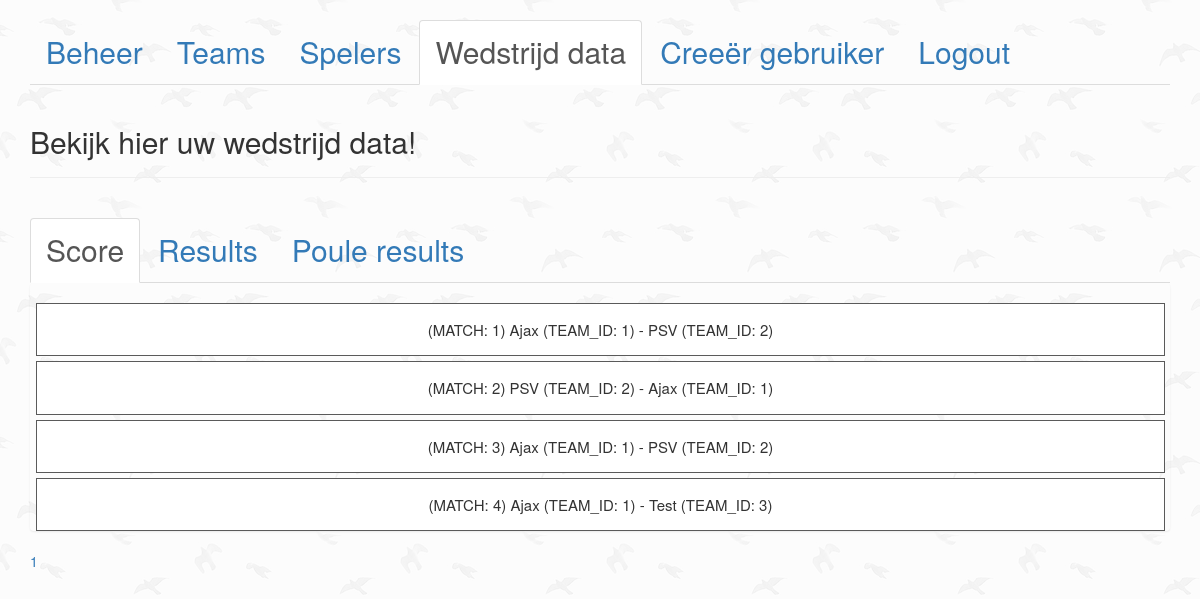
The page /public/createGame.php (signed in) on the database as committed earlier.
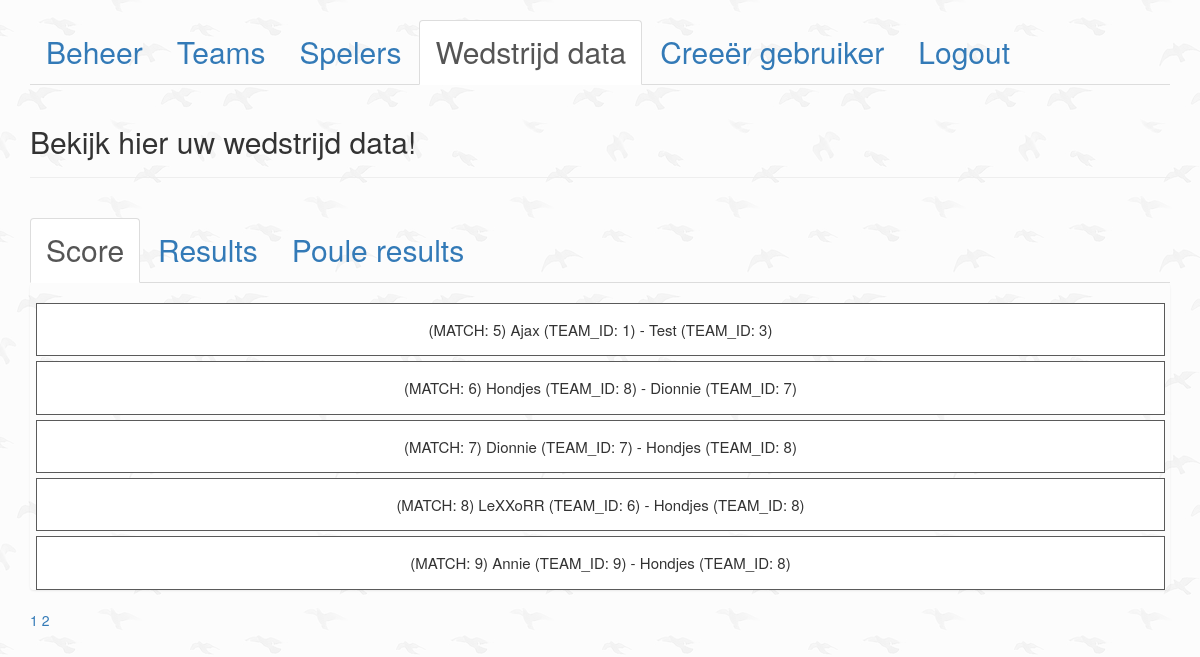
The same page on the database as committed later.
### tables this page shows
CREATE TABLE `tbl_matches` (
  `id` int(10) UNSIGNED NOT NULL,
  `team_id_a` int(10) UNSIGNED NOT NULL,
  `team_id_b` int(10) UNSIGNED NOT NULL,
  `score_team_a` int(10) UNSIGNED DEFAULT '0',
  `score_team_b` int(10) UNSIGNED DEFAULT '0',
  `isPlayed` tinyint(1) NOT NULL DEFAULT '0',
  `start_time` datetime NOT NULL
);

CREATE TABLE `tbl_teams` (
  `id` int(11) UNSIGNED NOT NULL,
  `poule_id` int(11) NOT NULL,
  `name` varchar(255) NOT NULL,
  `points` int(3) DEFAULT '0',
  `created_at` datetime NOT NULL DEFAULT CURRENT_TIMESTAMP,
  `deleted_at` datetime DEFAULT NULL
);

### public/createGame.php (the view, shortened to what this page needs)
<?php
require ('../app/database.php');
require ('header.php');
?>
    <ul class="nav nav-tabs">
        <li role="presentation"><a href="beheer.php">Beheer</a></li>
        <li role="presentation"><a href="createTeam.php">Teams</a></li>
        <li role="presentation"><a href="createPlayer.php">Spelers</a></li>
        <li role="presentation" class="active"><a href="createGame.php">Wedstrijd data</a></li>
        <?php
        if ( $_SESSION['adminLevel'] == "2" ) {
            echo "
                        <li role=\"presentation\"><a href=\"createUser.php\">Creeër gebruiker</a></li>
                ";
        }
        ?>
        <li role="presentation"><a href="logout.php">Logout</a></li>
    </ul>
    <header class="page-header">
        <h2>Bekijk hier uw wedstrijd data!</h2>
    </header>
    <ul class="nav nav-tabs" id="filter" role="tablist">
        <li role="presentation" class="active">
            <a href="#score" id="score-tab" role="tab" data-toggle="tab" aria-controls="score" aria-expanded="true">Score</a>
        </li>
        <li role="presentation" class="">
            <a href="#results" role="tab" id="results-tab" data-toggle="tab" aria-controls="results" aria-expanded="false">Results</a>
        </li>
        <li role="presentation" class="">
            <a href="#poule-results" role="tab" id="poule-results-tab" data-toggle="tab" aria-controls="poule-results" aria-expanded="false">Poule results</a>
        </li>
    </ul>
    <div class="tab-content" id="tab-content">
        <div class="tab-pane active" id="score">
            <?php
            $page = isset($_GET['page'])?(int)$_GET['page'] : 1;
            $perPage = isset($_GET['per-page'])&& $_GET['per-page'] <=8 ?(int)$_GET['per-page'] : 8;
            $start = ($page > 1) ? ($page * $perPage) - $perPage : 0;
            $matches = $db_conn->prepare ("SELECT SQL_CALC_FOUND_ROWS * FROM tbl_matches WHERE isPlayed = FALSE LIMIT {$start},{$perPage}");
            $matches->execute();
            $matches = $matches->fetchAll(PDO::FETCH_ASSOC);
            $teams = $db_conn->prepare ("SELECT * FROM tbl_teams");
            $teams->execute();
            $teams = $teams->fetchAll(PDO::FETCH_ASSOC);
            $total = $db_conn->query("SELECT FOUND_ROWS() as total")->fetch()['total'];
            $pages = ceil($total /$perPage);
            ?>
            <ul class="list-group">
                <?php
                    foreach ($matches as $match)
                    {
                        $id = $match['id'];
                        $team_id_a = $match['team_id_a'];
                        $team_id_b = $match['team_id_b'];
                        foreach ($teams as $team) {
                            if ($team_id_a == $team['id']) {
                                $name_team_a    = $team['name'];
                                $id_team_a      = $team['id'];
                            }
                            else if ($team_id_b == $team['id'])
                            {
                                $name_team_b = $team['name'];
                                $id_team_b = $team['id'];
                            }
                            else
                            {
                                if (!isset($name_team_a) && !isset($id_team_a)) {
                                    $name_team_a    = "ERROR";
                                    $id_team_a      = "-1";
                                }
                                else if (!isset($name_team_b) && !isset($id_team_b)) {
                                    $name_team_b    = "ERROR";
                                    $id_team_b      = "-1";
                                }
                            }
                        }
                        echo "<ul class=\"agenda-item\">
                                  <form action=\"adjust_game.php\" method=\"GET\">
                                      <input type=\"hidden\" name=\"adjust\" value=\"{$match['id']}\">
                                      <input class=\"adjust\" type=\"submit\" value=\"adjust\">
                                         </form>
                                      <li>
                                        (MATCH: $id) $name_team_a (TEAM_ID: $id_team_a) - $name_team_b (TEAM_ID: $id_team_b)
                                      </li>
                                  </form>
                              </ul>";
                    }
                ?>
            </ul>
            <div class="pagenation">
                <?php  for ($x =1; $x <= $pages; $x++) :?>
                    <a href="?page=<?php echo $x; ?>&per-page=<?php echo $perPage ?>"><?php  echo $x; ?></a>
                <?php endfor; ?>
            </div>
        </div>
</div>
<?php
 require ('footer.php');
?>

Rows that differ between the two databases and show on the page:
no longer on this page (row edited): tbl_matches: id "1", team_id_a.name "Ajax", team_id_a "1", team_id_b.name "PSV", team_id_b "2"
no longer on this page (row edited): tbl_matches: id "2", team_id_a.name "PSV", team_id_a "2", team_id_b.name "Ajax", team_id_b "1"
no longer on this page (row edited): tbl_matches: id "3", team_id_a.name "Ajax", team_id_a "1", team_id_b.name "PSV", team_id_b "2"
no longer on this page (row edited): tbl_matches: id "4", team_id_a.name "Ajax", team_id_a "1", team_id_b.name "Test", team_id_b "3"
added tbl_matches: id "5", team_id_a.name "Ajax", team_id_a "1", team_id_b.name "Test", team_id_b "3"
added tbl_matches: id "6", team_id_a.name "Hondjes", team_id_a "8", team_id_b.name "Dionnie", team_id_b "7"
added tbl_matches: id "7", team_id_a.name "Dionnie", team_id_a "7", team_id_b.name "Hondjes", team_id_b "8"
added tbl_matches: id "8", team_id_a.name "LeXXoRR", team_id_a "6", team_id_b.name "Hondjes", team_id_b "8"
added tbl_matches: id "9", team_id_a.name "Annie", team_id_a "9", team_id_b.name "Hondjes", team_id_b "8"
Other text that changed with them:
new list line: "2"
